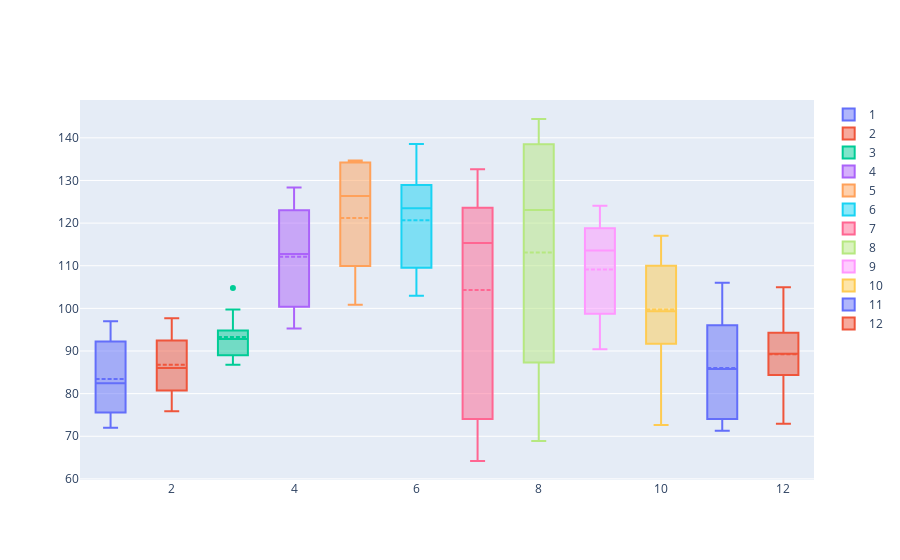

Here is the notebook cell this chart was saved with:
### Code cell
df1 = df
df1 = df[df['hotel'] == 'City Hotel']
aux = df1.groupby(['arrival_date_month','arrival_weekday','arrival_date_year']).mean().reset_index()

boxplot_numerical_agg(df = aux, target_col = 'adr', period_col = 'arrival_date_month')

### Figure 1 — Plotly figure (JSON) as saved in the notebook; plotly's stock layout.template omitted (floating-point values rounded to 4 significant figures)
{"data": [{"boxmean": true, "name": "1", "type": "box", "x": [1, 1, 1, 1, 1, 1, 1, 1, 1, 1, 1, 1, 1, 1], "y": [80.7, 94.04, 74.0, 91.35, 86.34, 96.96, 72.38, 92.2, 71.99, 83.32, 75.58, 92.21, 75.81, 81.5]}, {"boxmean": true, "name": "2", "type": "box", "x": [2, 2, 2, 2, 2, 2, 2, 2, 2, 2, 2, 2, 2, 2], "y": [85.99, 97.68, 83.81, 95.8, 79.36, 92.48, 75.85, 89.39, 80.71, 89.84, 86.0, 95.36, 78.85, 83.51]}, {"boxmean": true, "name": "3", "type": "box", "x": [3, 3, 3, 3, 3, 3, 3, 3, 3, 3, 3, 3, 3, 3], "y": [104.8, 99.75, 88.86, 92.89, 92.72, 99.42, 86.79, 90.94, 93.68, 88.99, 93.35, 91.51, 87.62, 94.8]}, {"boxmean": true, "name": "4", "type": "box", "x": [4, 4, 4, 4, 4, 4, 4, 4, 4, 4, 4, 4, 4, 4], "y": [100.4, 126.9, 98.64, 123.0, 105.3, 122.4, 102.0, 122.3, 95.26, 124.8, 101.3, 128.4, 98.71, 120.2]}, {"boxmean": true, "name": "5", "type": "box", "x": [5, 5, 5, 5, 5, 5, 5, 5, 5, 5, 5, 5, 5, 5], "y": [111.1, 134.7, 103.6, 134.6, 124.8, 130.8, 109.6, 134.5, 100.9, 134.2, 109.9, 127.9, 111.8, 128.4]}, {"boxmean": true, "name": "6", "type": "box", "x": [6, 6, 6, 6, 6, 6, 6, 6, 6, 6, 6, 6, 6, 6], "y": [103.5, 127.0, 112.0, 135.3, 105.2, 131.9, 109.5, 127.4, 103.0, 138.6, 118.4, 128.9, 120.0, 128.6]}, {"boxmean": true, "name": "7", "type": "box", "x": [7, 7, 7, 7, 7, 7, 7, 7, 7, 7, 7, 7, 7, 7, 7, 7, 7, 7, 7, 7, 7], "y": [85.15, 112.5, 131.9, 64.2, 115.3, 130.6, 71.23, 117.0, 122.8, 74.6, 117.5, 132.6, 66.59, 103.4, 126.2, 72.26, 116.7, 120.9, 72.44, 109.4, 127.8]}, {"boxmean": true, "name": "8", "type": "box", "x": [8, 8, 8, 8, 8, 8, 8, 8, 8, 8, 8, 8, 8, 8, 8, 8, 8, 8, 8, 8, 8], "y": [91.23, 120.2, 138.4, 69.59, 123.0, 138.8, 81.08, 124.2, 144.3, 89.41, 125.1, 139.7, 73.78, 100.0, 141.8, 80.59, 123.9, 135.3, 68.91, 121.7, 144.4]}, {"boxmean": true, "name": "9", "type": "box", "x": [9, 9, 9, 9, 9, 9, 9, 9, 9, 9, 9, 9, 9, 9], "y": [112.5, 119.9, 90.4, 115.6, 97.7, 116.3, 99.28, 122.7, 100.7, 114.6, 96.44, 124.1, 98.76, 118.8]}, {"boxmean": true, "name": "10", "type": "box", "x": [10, 10, 10, 10, 10, 10, 10, 10, 10, 10, 10, 10, 10, 10], "y": [95.76, 107.9, 93.57, 112.9, 72.63, 117.0, 91.73, 105.9, 88.63, 101.1, 97.53, 115.1, 86.62, 110.0]}, {"boxmean": true, "name": "11", "type": "box", "x": [11, 11, 11, 11, 11, 11, 11, 11, 11, 11, 11, 11, 11, 11], "y": [71.27, 91.28, 73.01, 106.0, 74.05, 96.05, 73.03, 99.31, 80.23, 91.5, 77.98, 101.4, 75.39, 93.88]}, {"boxmean": true, "name": "12", "type": "box", "x": [12, 12, 12, 12, 12, 12, 12, 12, 12, 12, 12, 12, 12, 12], "y": [79.12, 97.31, 93.4, 94.3, 77.71, 105.0, 84.37, 94.0, 72.96, 90.23, 85.8, 88.43, 87.75, 99.1]}], "layout": {}}
